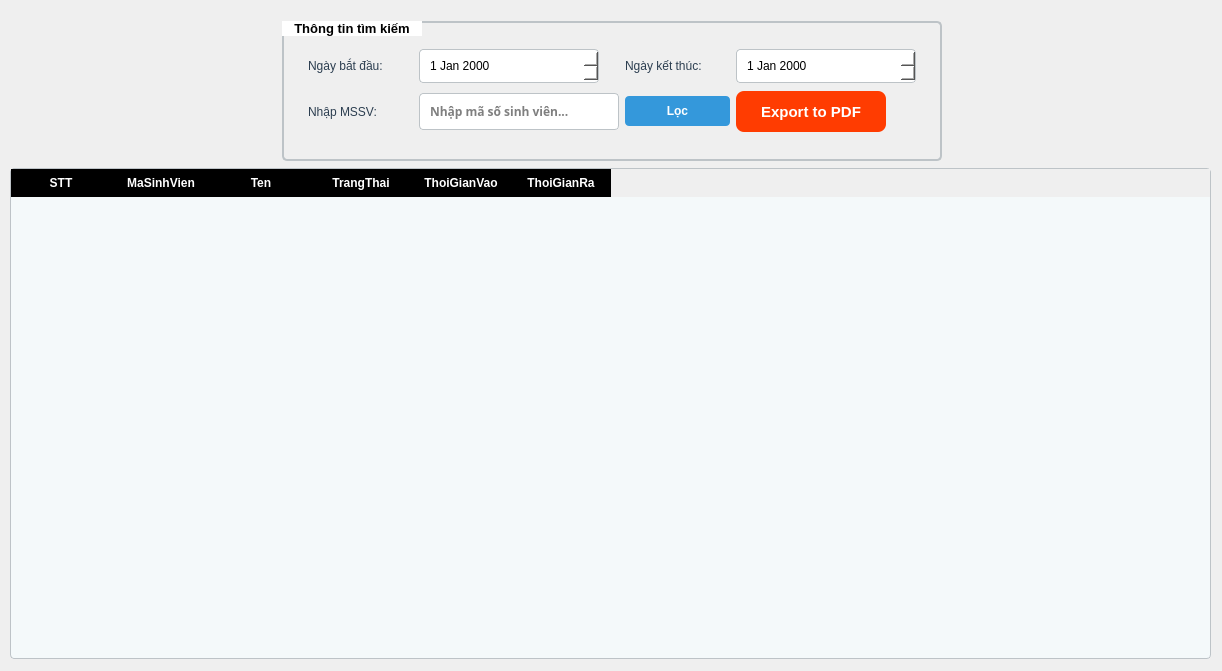
          <widget class="QWidget" name="page_5">
           <property name="styleSheet">
            <string notr="true">
    QGroupBox {
      border: 2px solid #bdc3c7;
      border-radius: 5px;
      margin-top: 10px;
      padding: 15px;
    }
    QGroupBox::title {
      padding: 0 10px;
      background-color: #ffffff;
    }
    QLineEdit, QDateEdit {
      padding: 8px;
      border: 1px solid #bdc3c7;
      border-radius: 4px;
      background-color: #ffffff;
    }
    QLineEdit:focus, QDateEdit:focus {
      border: 2px solid #3498db;
    }
    QPushButton {
      background-color: #3498db;
      color: white;
      border: none;
      border-radius: 4px;
      padding: 8px 16px;
      font-weight: bold;
    }
    QPushButton:hover {
      background-color: #2980b9;
    }
    QPushButton:pressed {
      background-color: #2472a4;
    }
    QTableWidget {
      border: 1px solid #bdc3c7;
      border-radius: 4px;
      gridline-color: #ecf0f1;
      selection-background-color: #3498db;
      selection-color: #ffffff;
    }
    QTableWidget::item {
      padding: 5px;
    }
    QHeaderView::section {
      background-color: #f8f9fa;
      padding: 5px;
      border: none;
      font-weight: bold;
    }
    QLabel {
      color: #2c3e50;
    }
   </string>
           </property>
           <widget class="QWidget" name="layoutWidget">
            <property name="geometry">
             <rect>
              <x>10</x>
              <y>10</y>
              <width>1203</width>
              <height>652</height>
             </rect>
            </property>
            <layout class="QVBoxLayout" name="verticalLayout_11">
             <item>
              <layout class="QHBoxLayout" name="horizontalLayout_9">
               <item>
                <spacer name="horizontalSpacer_4">
                 <property name="orientation">
                  <enum>Qt::Horizontal</enum>
                 </property>
                 <property name="sizeHint" stdset="0">
                  <size>
                   <width>40</width>
                   <height>20</height>
                  </size>
                 </property>
                </spacer>
               </item>
               <item>
                <widget class="QGroupBox" name="groupBox_dau">
                 <property name="minimumSize">
                  <size>
                   <width>660</width>
                   <height>150</height>
                  </size>
                 </property>
                 <property name="maximumSize">
                  <size>
                   <width>660</width>
                   <height>150</height>
                  </size>
                 </property>
                 <property name="font">
                  <font>
                   <family>Segoe UI</family>
                   <pointsize>10</pointsize>
                   <bold>true</bold>
                   <kerning>true</kerning>
                  </font>
                 </property>
                 <property name="title">
                  <string>Thông tin tìm kiếm</string>
                 </property>
                 <layout class="QGridLayout" name="gridLayout_3">
                  <item row="2" column="1">
                   <widget class="QLineEdit" name="nhapmsv_2">
                    <property name="minimumSize">
                     <size>
                      <width>180</width>
                      <height>30</height>
                     </size>
                    </property>
                    <property name="maximumSize">
                     <size>
                      <width>200</width>
                      <height>16777215</height>
                     </size>
                    </property>
                    <property name="font">
                     <font>
                      <family>Sitka Small Semibold</family>
                      <pointsize>9</pointsize>
                      <bold>true</bold>
                     </font>
                    </property>
                    <property name="placeholderText">
                     <string>Nhập mã số sinh viên...</string>
                    </property>
                   </widget>
                  </item>
                  <item row="0" column="1">
                   <widget class="QDateEdit" name="EnExHistoryFindbatdau_DateEdit">
                    <property name="minimumSize">
                     <size>
                      <width>180</width>
                      <height>30</height>
                     </size>
                    </property>
                    <property name="maximumSize">
                     <size>
                      <width>180</width>
                      <height>16777215</height>
                     </size>
                    </property>
                   </widget>
                  </item>
                  <item row="0" column="3">
                   <widget class="QLabel" name="label_EnExHistoryEnd">
                    <property name="font">
                     <font>
                      <family>Segoe UI</family>
                     </font>
                    </property>
                    <property name="text">
                     <string>Ngày kết thúc:</string>
                    </property>
                   </widget>
                  </item>
                  <item row="2" column="0">
                   <widget class="QLabel" name="label_nhapmsv_6">
                    <property name="font">
                     <font>
                      <family>Segoe UI</family>
                     </font>
                    </property>
                    <property name="text">
                     <string>Nhập MSSV:</string>
                    </property>
                   </widget>
                  </item>
                  <item row="0" column="0">
                   <widget class="QLabel" name="label_EnExHistoryStart">
                    <property name="font">
                     <font>
                      <family>Segoe UI</family>
                     </font>
                    </property>
                    <property name="text">
                     <string>Ngày bắt đầu:</string>
                    </property>
                   </widget>
                  </item>
                  <item row="0" column="4">
                   <widget class="QDateEdit" name="EnExHistoryFindketthuc_DateEdit">
                    <property name="minimumSize">
                     <size>
                      <width>180</width>
                      <height>30</height>
                     </size>
                    </property>
                   </widget>
                  </item>
                  <item row="2" column="3">
                   <widget class="QPushButton" name="Find_EnExHistory_Button">
                    <property name="minimumSize">
                     <size>
                      <width>100</width>
                      <height>30</height>
                     </size>
                    </property>
                    <property name="text">
                     <string>Lọc</string>
                    </property>
                   </widget>
                  </item>
                  <item row="2" column="4">
                   <widget class="QPushButton" name="Export_PDF_Button">
                    <property name="minimumSize">
                     <size>
                      <width>150</width>
                      <height>41</height>
                     </size>
                    </property>
                    <property name="maximumSize">
                     <size>
                      <width>150</width>
                      <height>41</height>
                     </size>
                    </property>
                    <property name="styleSheet">
                     <string notr="true">QPushButton{		
	background-color: rgb(255, 60, 1);
	border:none;
	color:white;
	border-radius:8px;
	font-weight:bold;
	font-size:15px;
}</string>
                    </property>
                    <property name="text">
                     <string>Export to PDF</string>
                    </property>
                    <property name="icon">
                     <iconset resource="resource.qrc">
                      <normaloff>:/image/pdf.png</normaloff>:/image/pdf.png</iconset>
                    </property>
                   </widget>
                  </item>
                 </layout>
                </widget>
               </item>
               <item>
                <spacer name="horizontalSpacer_5">
                 <property name="orientation">
                  <enum>Qt::Horizontal</enum>
                 </property>
                 <property name="sizeHint" stdset="0">
                  <size>
                   <width>40</width>
                   <height>20</height>
                  </size>
                 </property>
                </spacer>
               </item>
              </layout>
             </item>
             <item>
              <widget class="QTableWidget" name="EnExHistory_Table">
               <property name="minimumSize">
                <size>
                 <width>1201</width>
                 <height>491</height>
                </size>
               </property>
               <property name="maximumSize">
                <size>
                 <width>1201</width>
                 <height>491</height>
                </size>
               </property>
               <property name="styleSheet">
                <string notr="true">QHeaderView::section{
	font-weight:bold;
	background-color:black;
	color:white;
}
QTableWidget{	
	alternate-background-color: #B0BDFB;
	background-color:#F4F9FA;
}</string>
               </property>
               <property name="alternatingRowColors">
                <bool>true</bool>
               </property>
               <column>
                <property name="text">
                 <string>STT</string>
                </property>
               </column>
               <column>
                <property name="text">
                 <string>MaSinhVien</string>
                </property>
               </column>
               <column>
                <property name="text">
                 <string>Ten</string>
                </property>
               </column>
               <column>
                <property name="text">
                 <string>TrangThai</string>
                </property>
               </column>
               <column>
                <property name="text">
                 <string>ThoiGianVao</string>
                </property>
               </column>
               <column>
                <property name="text">
                 <string>ThoiGianRa</string>
                </property>
               </column>
              </widget>
             </item>
            </layout>
           </widget>
          </widget>
